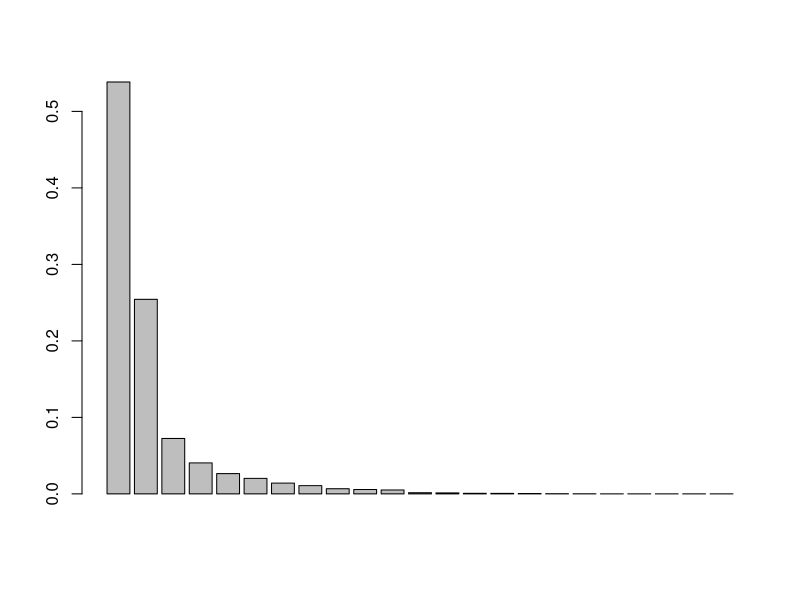
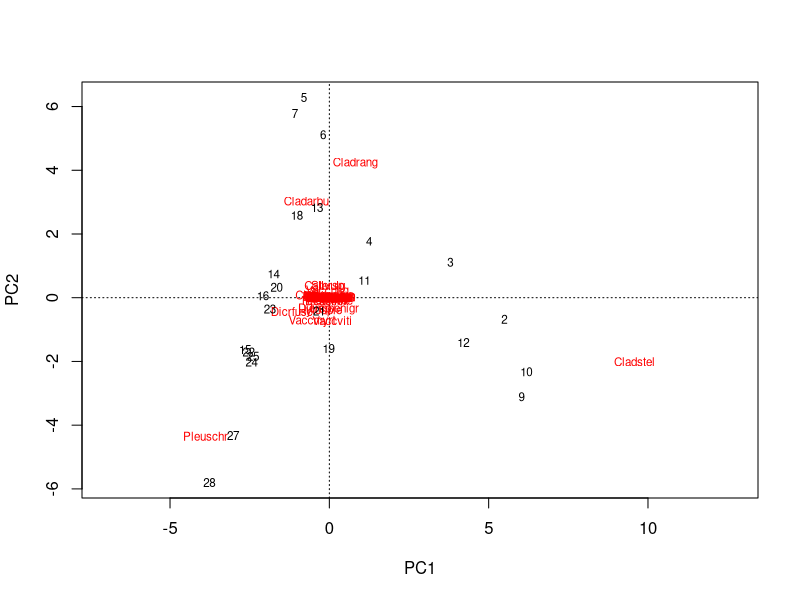
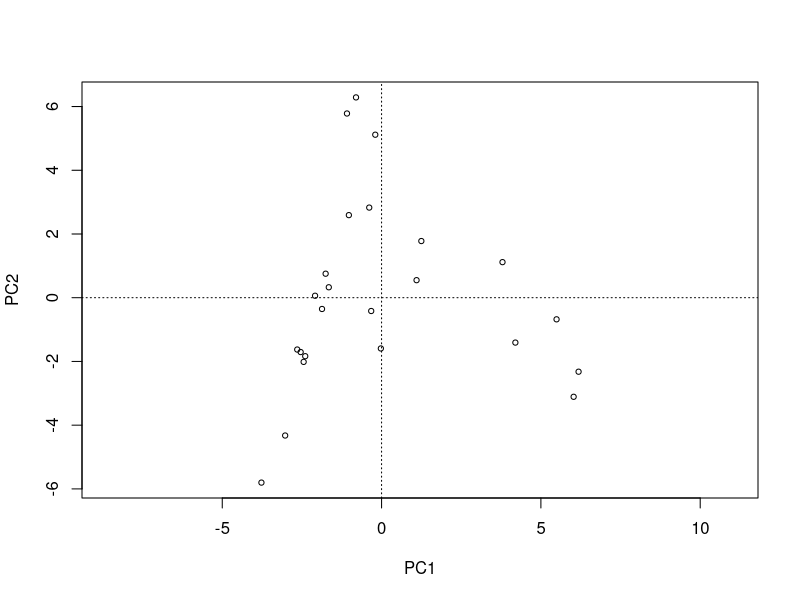
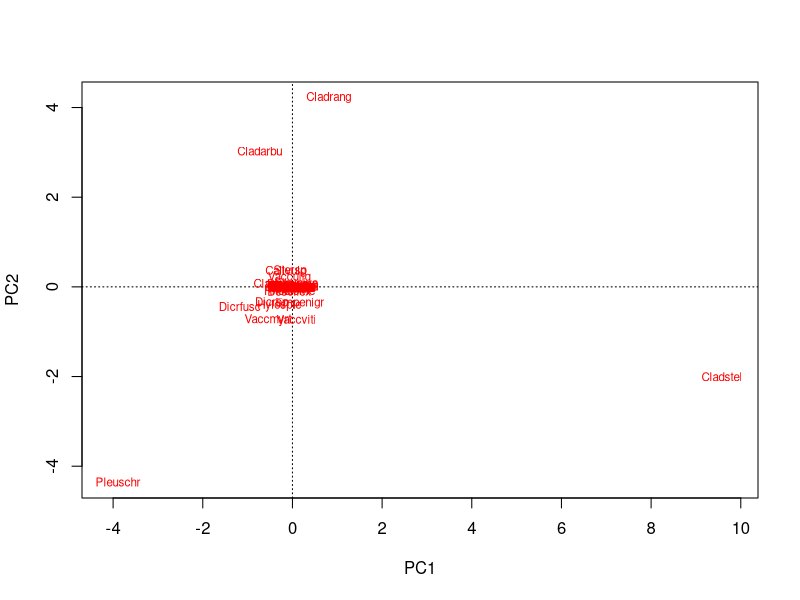
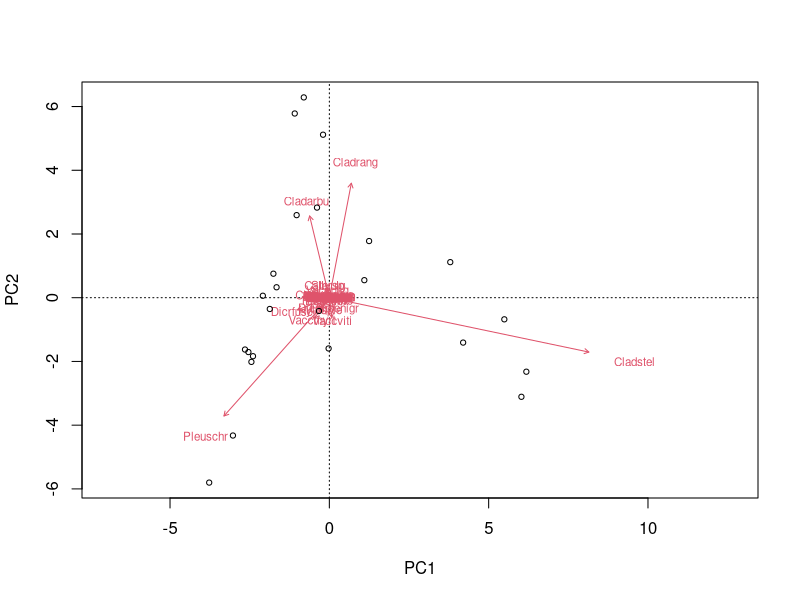
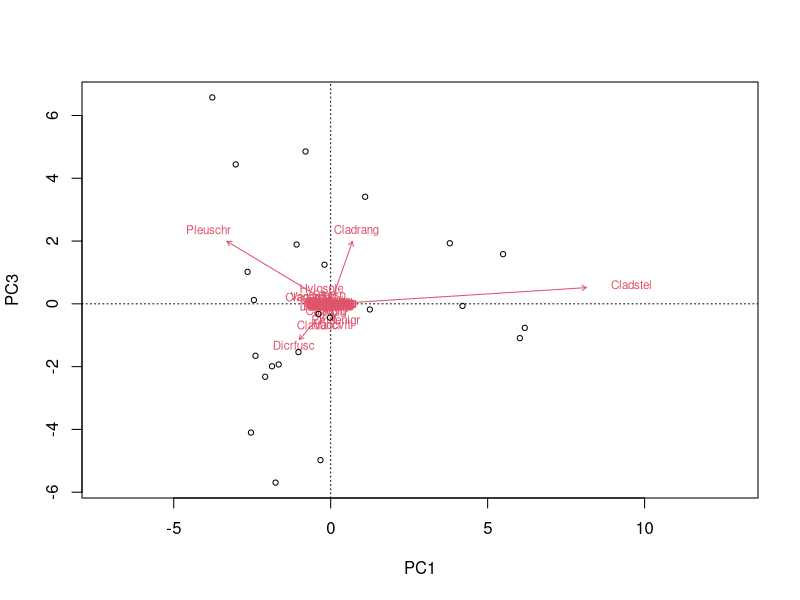
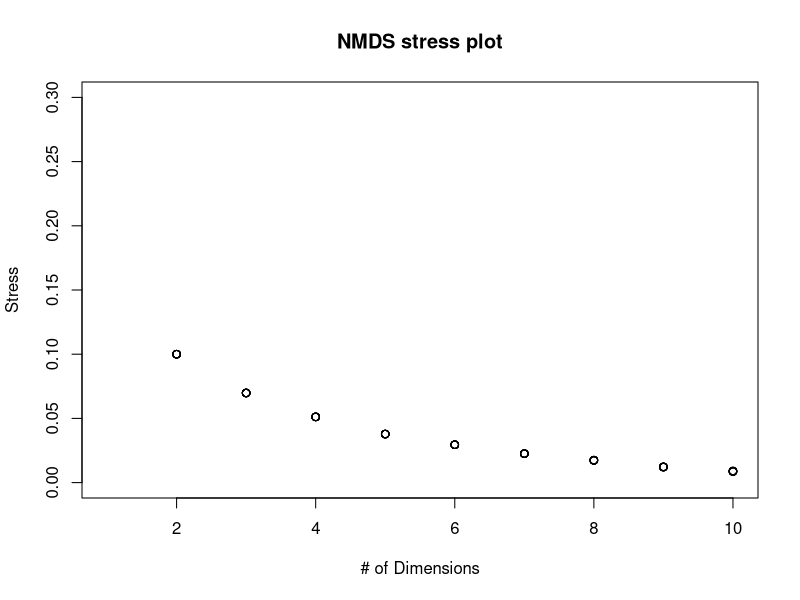
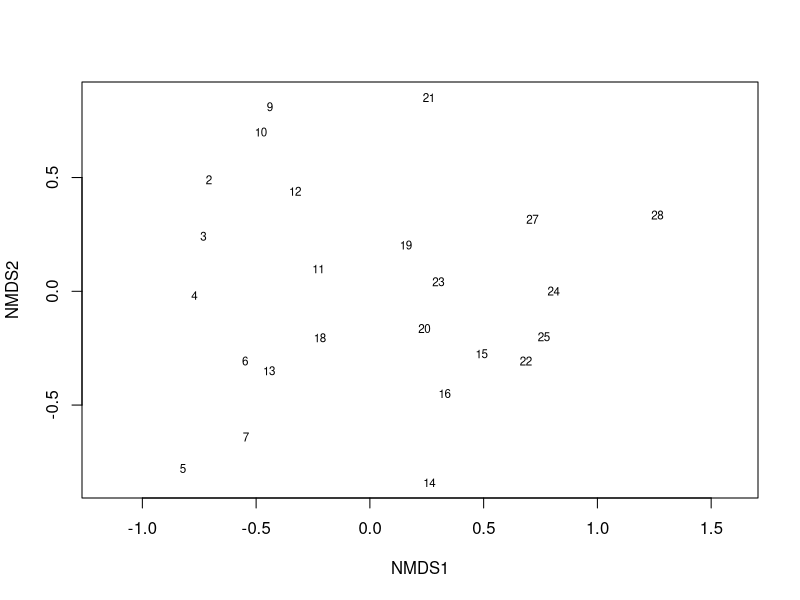

Recreate these plots in R, in order.
# Ordinatio with vegan 3/14/23

# Install and load the following packages
install.packages("vegan")

library(vegan)


# Load the 'varespec' community data (comes with vegan)
# 'varspec' contains estimated plant cover values of 44 species from 24 samples (locations)
data(varespec)

# Look at the dataset
View(varespec)

### 1. PCA  ###

# Run PCA using rda function
pca1 <- rda(varespec, scale = FALSE)

# Plot a bar plot the percentage variance explained by each axis
barplot(as.vector(pca1$CA$eig)/sum(pca1$CA$eig)) 

# Calculate the percent of variance explained by first two axes
sum((as.vector(pca1$CA$eig)/sum(pca1$CA$eig))[1:2])

# Plot the results
plot(pca1)
#This shows both samples and species information (the numbers = rownames)

#If you want to see how different samples group/cluster:
# Here 'sites' represents 'samples/observations'
plot(pca1, display = "sites", type = "points")

# 'species' represents each species or OTU (column)
plot(pca1, display = "species", type = "text")


## Create a biplot:
# Here, 'species' scores are drawn as arrows that point in the direction of increasing values for that variable

# Plot PCA1 and PCA2
biplot(pca1, choices = c(1,2), type = c("text", "points")) 

# Plot PCA1 and PCA3
biplot(pca1, choices = c(1,3), type = c("text","points")) 

# These plots offer an insight into which species abundance is driving the observed pattern


# You can extract the species and site scores for further analyses:
sitePCA <- pca1$CA$u # Site scores
speciesPCA <- pca1$CA$v # Species scores



### 2. NMDS ###

# We will run NMDS on the same dataset

# 1. create a distance matrix. We will use bray-curtis distance, which is recommended for abundance data
dist <- vegdist(varespec,  method = "bray")

# Before you run NMDS, ideally you want to know which k (dimension) to choose: 

# Here is a function NMDS.scree(), which will run NMDS 10 times and plot stress vs. k (1-10) 
NMDS.scree <- function(x) {
    plot(rep(1, 10), replicate(10, metaMDS(x, autotransform = F, k = 1)$stress), xlim = c(1, 10),ylim = c(0, 0.30), xlab = "# of Dimensions", ylab = "Stress", main = "NMDS stress plot")
    for (i in 1:10) {
        points(rep(i + 1,10),replicate(10, metaMDS(x, autotransform = F, k = i + 1)$stress))
    }
}

# Use the function that we just defined to choose the optimal # of dimension
NMDS.scree(dist)




# Run the NMDS analysis with k=2 (2 dimensions) and check the result
NMDS1 <- metaMDS(dist, k = 2, trymax = 100, trace = F)
# trymax -> maximum numbers of random starts in search of stable solution.

# Let's check the results
NMDS1

#Plot the results
plot(NMDS1, type = "t")

#You can visualize the stress based on observed dissimilarity
stressplot(NMDS1)


# To add the species component (like PCA), you need to run a little differently:
# Here, we enter the original data as they are (without calculating a distance matrix) and specify "bray" as your distance of chice
# This will retain the species information
NMDS2 <- metaMDS(varespec, k = 2, trymax = 100, trace = F, autotransform = FALSE, distance="bray")

#Plot the results
plot(NMDS2, type = "t")


###  Fitting environmental variables ###
# The corresponding environmental data set for varespec is varechem 
data(varechem)

View(varechem)

# Run the envfit function to the NMDS results with the metadata 
ef <- envfit(NMDS2, varechem, permu = 999)

# See the results, which will show you the correlation coefficient of each factor and associated p-value 
ef

#The results are helpful to identify which factors are signficantly shaping the observed pattern


# Create a plot with environmental vectors 
plot(NMDS2, type = "t", display = "sites")
plot(ef)

# Plot only the vectors of the significant correlations
plot(NMDS2, type = "t", display = "sites")
plot(ef, p.max = 0.05)



## This plot can be made prettier with ggplot! ##
library(ggplot2)

# Extract the NMDS1 and NMDS2 score from the results
result1 = as.data.frame(scores(NMDS2)$sites)

#Extract envfit values
ev.scrs<-as.data.frame(scores(ef, display = "vectors"))
ev.scrs$factor <-rownames(ev.scrs)


ggplot() + 
    geom_point(data=result1, aes(x=NMDS1,y=NMDS2), size=2, color="steelblue") + theme_bw()+
    coord_fixed()+
    geom_segment(data=ev.scrs, aes(x=0, xend=NMDS1, y=0, yend=NMDS2), 
                arrow=arrow(length=unit(0.25, "cm")), color="gray")+
    #theme(panel.grid = element_blank())+
    geom_text(data = ev.scrs, aes(x = NMDS1, y = NMDS2, label = factor),
              size = 3)+
    ylim(-1, 1)+xlim(-1,1.5)

# Note: if you want to only plot the factors with p<0.05, 
ev.scrs2<-ev.scrs
ev.scrs2$pval<-ef$vectors[['pvals']]
ev.scrs2$NMDS1[ev.scrs2$pval>0.05]<-NA
ev.scrs2$NMDS2[ev.scrs2$pval>0.05]<-NA
ggplot() + 
    geom_point(data=result1, aes(x=NMDS1,y=NMDS2), size=2, color="steelblue") + theme_bw()+
    coord_fixed()+
    geom_segment(data=ev.scrs2, aes(x=0, xend=NMDS1, y=0, yend=NMDS2), 
                 arrow=arrow(length=unit(0.25, "cm")), color="gray")+
    theme(panel.grid = element_blank())+
    geom_text(data = ev.scrs2, aes(x = NMDS1, y = NMDS2, label = factor),
              size = 3)+
    ylim(-1, 1)+xlim(-1,1.5)



## What if these samples are taken from two different regions and want to plot with different colors? 
# Here is the hypothetical regions data I created
vareloc<-read.csv("Data/vareloc.csv")

#This will add the region info to score data (make sure the sample order is the same! It is safer to use 'merge' if you are not sure)
result1$Region<-vareloc$region

# Now plot with different colors 
ggplot() + 
    geom_point(data=result1, aes(x=NMDS1,y=NMDS2, color=Region), size=2) + theme_bw()+
    coord_fixed()+
    geom_segment(data=ev.scrs, aes(x=0, xend=NMDS1, y=0, yend=NMDS2), 
                 arrow=arrow(length=unit(0.25, "cm")), color="gray")+
    theme(panel.grid = element_blank())+
    geom_text(data = ev.scrs, aes(x = NMDS1, y = NMDS2, label = factor),
              size = 3)+
    ylim(-1, 1)+xlim(-1,1.5)

# This plot offers more biologically meaningful insight. 


# If you want to test if 2 regions are significantly different, you can run ANOSIM function 

ano<-anosim(varespec, vareloc$region,permutations=1000)
ano 

